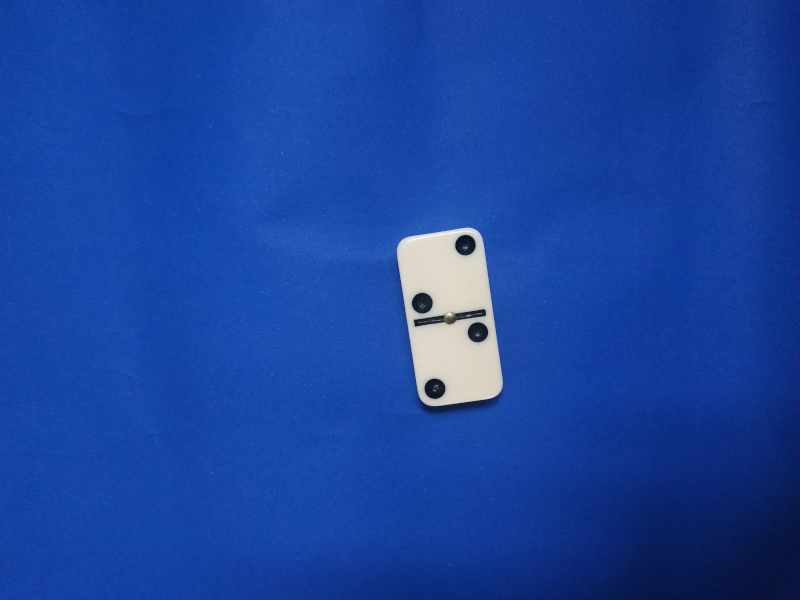
%> input picture banco/p1.jpg, 800 x 600 px
$ octave pecaUnica.m   (GNU Octave 9; MATLAB toolbox functions it lacks are replaced by stand-ins)
%> lines starting %> are read from the running program, lines starting %| are printed output that depends on the picture; in (x1, y1, x2, y2) boxes, pixels count from 0 and x2, y2 are one past the last pixel; in counts of white or black regions, pixels touching at a corner belong together; the program's own positions count from 1
clear all
close all

pkg load image

im = imread('./banco/p1.jpg');
%> im is the input picture: size 600x800x3 uint8; mean R, G, B 25.7, 67.8, 158.2
imb = im2bw(im);
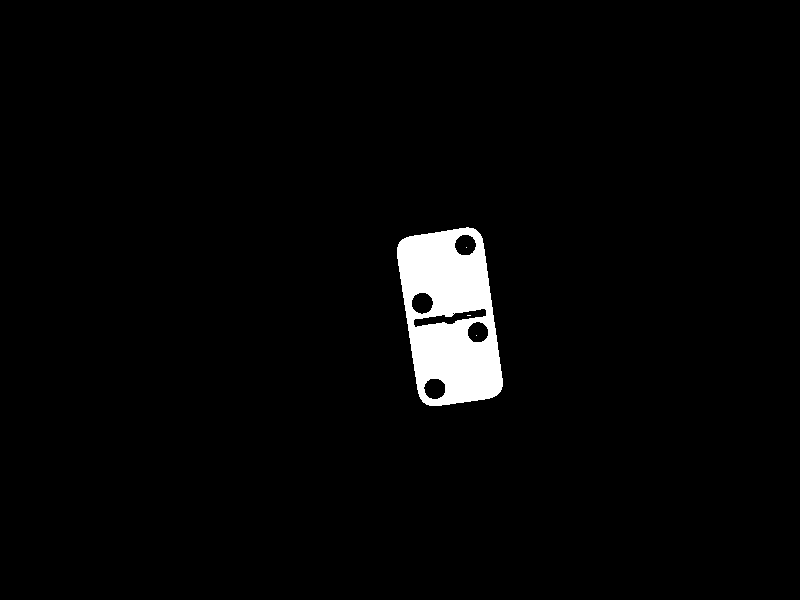
%> imb: size 600x800 logical; 2.7% white; 4 white regions (3 under 20 px), largest, box (x1, y1, x2, y2) and area: (397, 227, 503, 406) 12893
imf = medfilt2(imb);
%> imf: size 600x800 logical; 2.7% white; 1 white region, box (x1, y1, x2, y2) and area: (397, 227, 503, 406) 12899
img2=~imf;

##cotagem de bolinhas
se = strel("square", 10);
imer = imerode(img2, se);
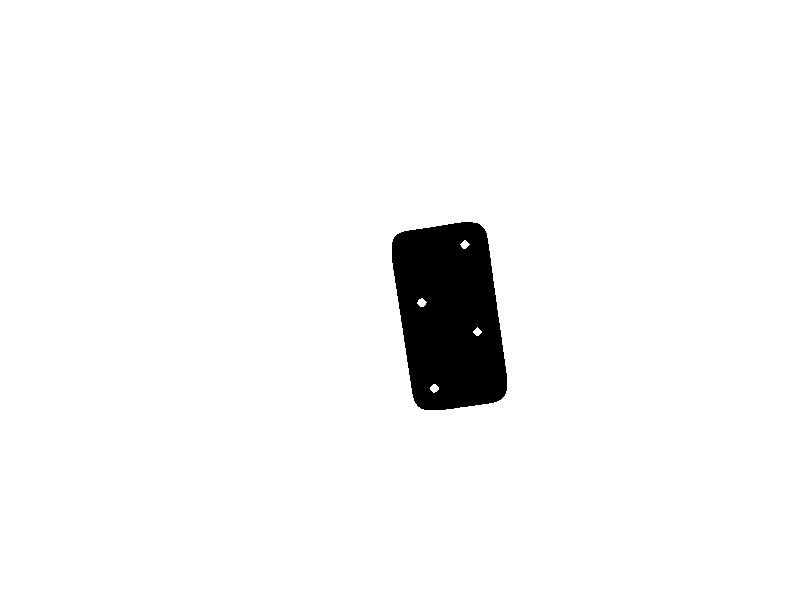
%> imer: size 600x800 logical; 96.4% white; 1 black region, box (x1, y1, x2, y2) and area: (392, 222, 507, 410) 17154
figure('Name', 'erode')
imshow(imer)

boundsb = bwboundaries(img2, 8, "noholes");
%> boundsb = 6 boundaries; box (x1, y1, x2, y2) and points: (0, 0, 800, 600) 2797, (414, 309, 486, 327) 151, (412, 293, 433, 314) 58, (424, 379, 445, 399) 57, (455, 235, 476, 255) 56, (468, 322, 488, 342) 55
boundsbe = bwboundaries(imer, 8, "noholes");
%> boundsbe = 5 boundaries; box (x1, y1, x2, y2) and points: (0, 0, 800, 600) 2797, (417, 298, 427, 307) 22, (430, 384, 439, 393) 21, (460, 240, 470, 249) 20, (473, 327, 482, 336) 19

contL = 0;
contTotal = (length(boundsbe)-1);
%> contTotal = 4
isCount = true;
divisor = 0;
for k = 2:numel (boundsb)
  n = length(boundsb {k});
  if(n > 65)
    divisor = (boundsb {k} (1,1));
  endif
endfor
%> this loop made 5 passes
%> (n, divisor) on pass 2: (151, 321)
%> n on passes 1, 3, 4, 5: 58, 57, 56, 55

for k = 2:numel (boundsb)
  n = length(boundsb {k});
  if((boundsb {k} (1,1)) < divisor && n > 40)
    contL++;
  endif
endfor
%> this loop made 5 passes
%> (n, contL) on passes 1, 4: (58, 1), (56, 2)
%> n on passes 2, 3, 5: 151, 57, 55

label = sprintf("Sua peça é uma: %dx%d", contL, (contTotal-contL));
%> label = 'Sua peça é uma: 2x2'

figure('Name', '2')
imshow(im)
text(40,40,strcat('\color{green}',label))
text(40,80,strcat('\color{green}Total de pontos:',num2str(length(boundsbe)-1)))

hold on
 for k = 2:numel (boundsb)
   n = length(boundsb {k});
   if(n < 65)
    plot (boundsb {k} (:, 2), boundsb {k} (:, 1), '.g', 'linewidth', 5);
   endif
 endfor
%> this loop made 5 passes
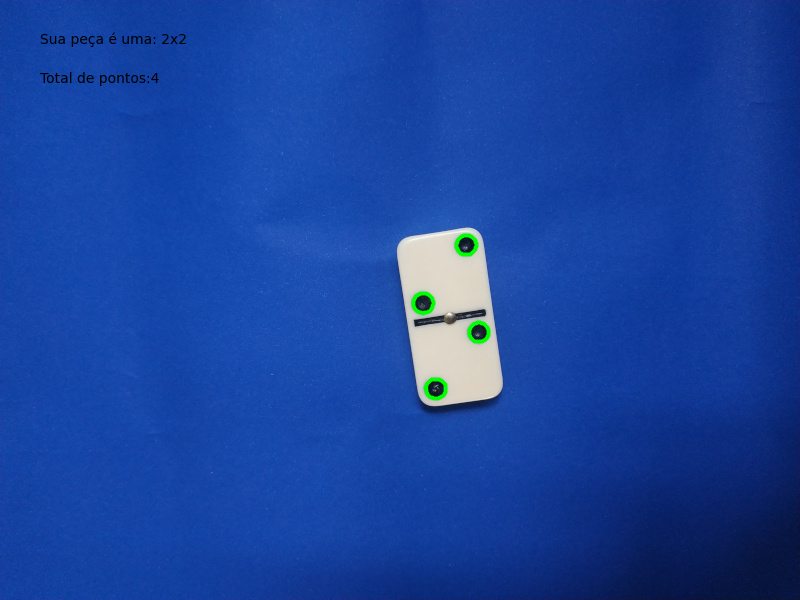
%> figure redrawn from the program's plot data
hold off

$ run again, with banco/p11.jpg copied over banco/p1.jpg
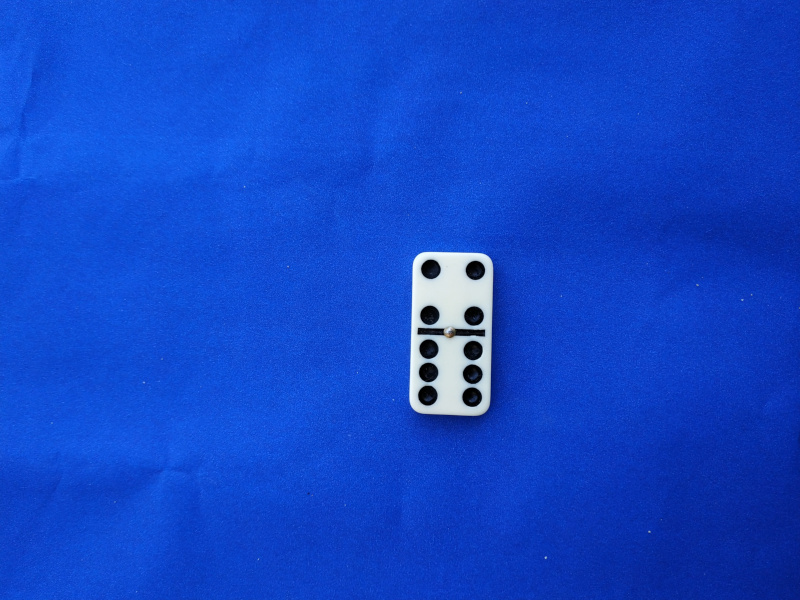
%> input picture banco/p11.jpg, 800 x 600 px
%> im is the input picture: size 600x800x3 uint8; mean R, G, B 17.7, 70.3, 200.1
%> `imb = im2bw(im);`:
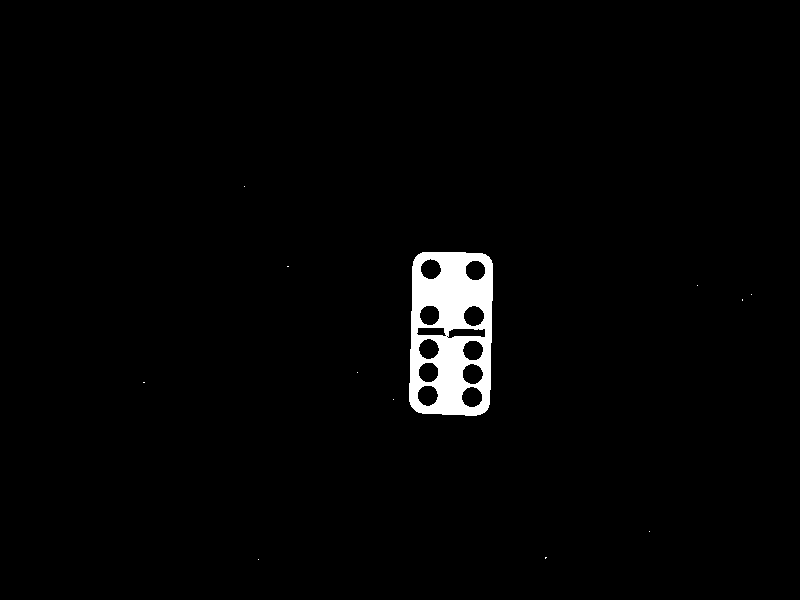
%> imb: size 600x800 logical; 2% white; 12 white regions (11 under 20 px), largest, box (x1, y1, x2, y2) and area: (409, 252, 493, 416) 9510
%> imf: size 600x800 logical; 2% white; 1 white region, box (x1, y1, x2, y2) and area: (409, 252, 493, 416) 9522
%> imer: size 600x800 logical; 96.9% white; 1 black region, box (x1, y1, x2, y2) and area: (404, 247, 497, 420) 14861
%> boundsb = 13 boundaries; largest, box (x1, y1, x2, y2) and points: (0, 0, 800, 600) 2797, (448, 329, 485, 338) 81, (418, 328, 445, 336) 63, (418, 386, 438, 406) 55, (462, 387, 482, 407) 55
%> boundsbe = 11 boundaries; largest, box (x1, y1, x2, y2) and points: (0, 0, 800, 600) 2797, (423, 391, 431, 399) 19, (467, 392, 476, 401) 19, (468, 370, 476, 378) 19, (469, 346, 477, 354) 19
%> contTotal = 10
%> the loop `for k = 2:numel (boundsb)` made 12 passes
%> (n, divisor) on pass 7: (81, 337)
%> the loop `for k = 2:numel (boundsb)` made 12 passes
%> n on passes 1 to 8: 63, 55, 53, 53, 54, 54, 81, 55
%> label = 'Sua peça é uma: 5x5'
%> after the loop `for k = 2:numel (boundsb)`:
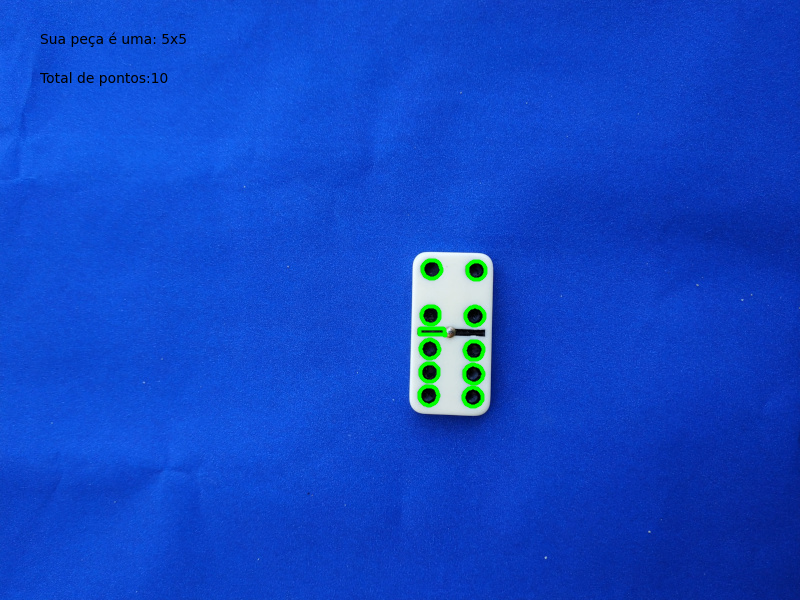
%> figure redrawn from the program's plot data
